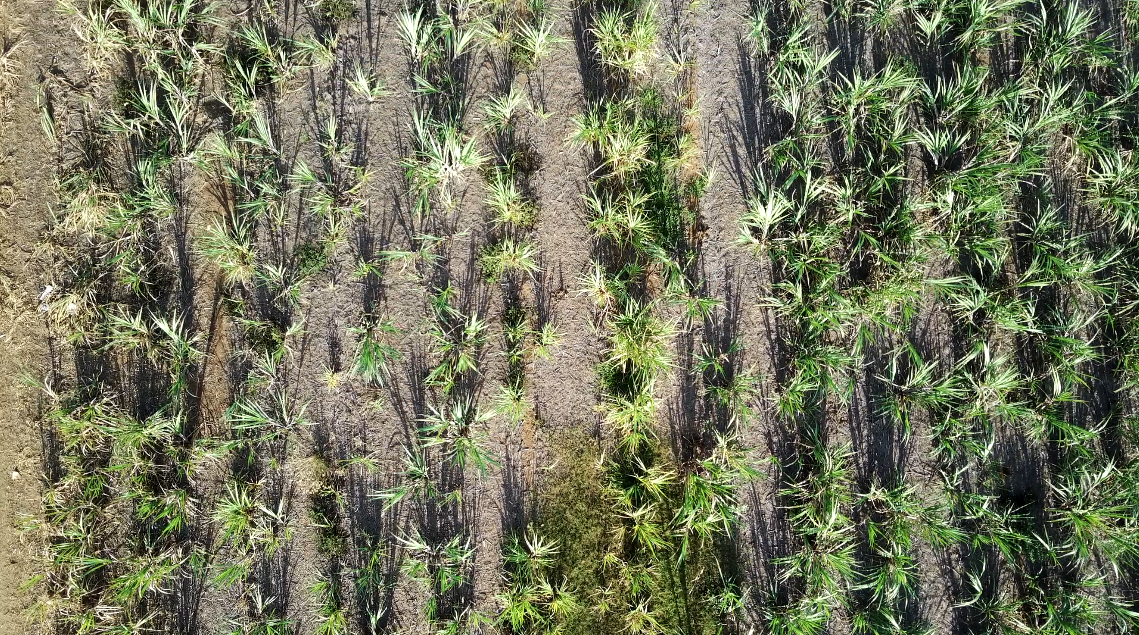
#> input picture cana/core/Input_Images/conf_071.png, 1139 x 635 px
$ python -i projection.py   (imports and definitions only)
#> lines starting #> are read from the running program, lines starting #| are printed output that depends on the picture; after the words box and inside, x2 and y2 are one past the last pixel; in counts of white or black regions, pixels touching at a corner belong together
#> further down, picture is the input picture: shape (635, 1139, 3); mean B, G, R 92.2, 118, 115.1
### cana/support tools/from_other_projects/demeter/colorindex.py
"""
Criado por: Ivan C Perissini
Data: 06/2020
Função: Color and vegetation index functions
Última alteração: 13/11/2020
"""

#!/usr/bin/env python
# -*- coding: utf-8 -*-

import cv2
import numpy as np
import time
import math
import matplotlib.pyplot as plt

def __version__():
    return 'colorindex version: v0.2'

# ======================== SUPPORT TOOLS =========================

# ~~~~~~~~~~~~~~~~~~ Image Basic Information ~~~~~~~~~~~~~~~~~~~
# [7 lines left out: function img_info, not called in this run]


# ~~~~~~~~~~~~~~~~~~ Contrast Adjustment~~~~~~~~~~~~~~~~~~~
def image_adjustment(img, adjust=''):
    data_type = img.dtype

    # Define a escala da imagem
    if data_type == 'uint8':
        max_scale = 255
    else:
        max_scale = 1

    if adjust == 'clip':
        mat = img.clip(min=0, max=max_scale)

    elif adjust == 'raw':
        mat = np.array(img, np.float32)

    else:
        mat = np.array(img, np.float32)
        mat = mat - np.min(mat)  # Ajuste linear
        mat = mat * (max_scale / np.max(mat)) / max_scale  # Ajuste de escala

    return mat


# ~~~~~~~~~~~~~~~~~~ Remove SuperPixel background~~~~~~~~~~~~~~~~~~~
# [19 lines left out: function remove_background, not called in this run]


# ======================== COLOR CONVERSION =========================

# ~~~~~~~~~~~~~~~~~ RGB to rgb ~~~~~~~~~~~~~~~~~~
def RGB2rgb(img):
    mat = np.array(img, np.float32)
    img_rgb = np.copy(mat)
    R = mat[:, :, 0]
    G = mat[:, :, 1]
    B = mat[:, :, 2]

    denominator = R + G + B + 0.01
    img_rgb[:, :, 0] = R / denominator
    img_rgb[:, :, 1] = G / denominator
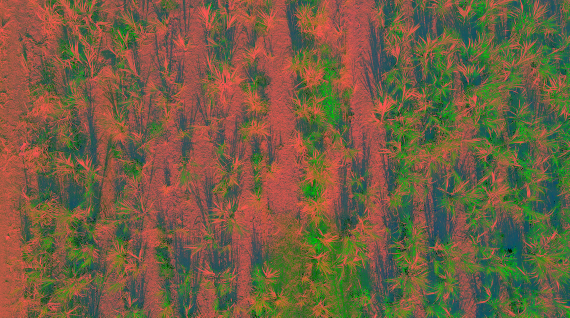
#> img_rgb: shape (635, 1139, 3) float32 (shown at 1/2 size); mean of channels 0, 1, 2 0.262, 0.373, 0.452; drawn as B, G, R
    img_rgb[:, :, 2] = B / denominator
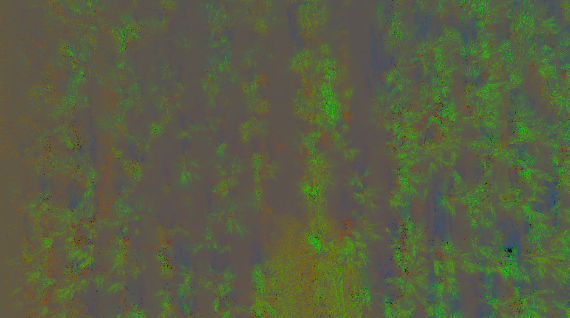
#> img_rgb: shape (635, 1139, 3) float32 (shown at 1/2 size); mean of channels 0, 1, 2 0.262, 0.373, 0.348; drawn as B, G, R

    # Image output conditioning
    img_rgb = img_rgb.clip(min=0, max=1)
    if img.dtype == 'uint8':
        img_rgb = np.array(img_rgb * 255, np.uint8)

    return img_rgb


# ~~~~~~~~~~~~~~~~~ RGB to LAB ~~~~~~~~~~~~~~~~~~
# [47 lines left out: functions RGB2LAB, RGB2LUV, RGB2HSV, not called in this run]


# ~~~~~~~~~~~~~~~~~ RGB to YCrCb ~~~~~~~~~~~~~~~~~~
def RGB2YCrCb(img):
    img_ycrcb = cv2.cvtColor(img, cv2.COLOR_RGB2YCrCb)
    return img_ycrcb


# ~~~~~~~~~~~~~~~~~ RGB to CrCgCb ~~~~~~~~~~~~~~~~~~
# [22 lines left out: function RGB2CrCgCb, not called in this run]


# ~~~~~~~~~~~~~~~~~ RGB to XYZ D65~~~~~~~~~~~~~~~~~~
def RGB2XYZ(img):
    img_xyz = cv2.cvtColor(img, cv2.COLOR_RGB2XYZ)
    return img_xyz


# ~~~~~~~~~~~~~~~~~ RGB to YUV ~~~~~~~~~~~~~~~~~~
def RGB2YUV(img):
    img_yuv = cv2.cvtColor(img, cv2.COLOR_RGB2YUV)
    return img_yuv


# ~~~~~~~~~~~~~~~~~ RGB to I1I2I3 ~~~~~~~~~~~~~~~~~~
# [142 lines left out: functions RGB2I1I2I3, RGB2l1l2l3, RGB2TSL, multiple_conversions, NDI, not called in this run]


# ~~~~~~~~~~~~~~~~~~ Excess Green - ExG ~~~~~~~~~~~~~~~~~~~
def ExG(img, adjust='clip'):
    # Input preparation and channel split
    if img.dtype == 'uint8':
        img = np.array(img, np.float32) / 255

    mat = RGB2rgb(img)
    r = mat[:, :, 0]
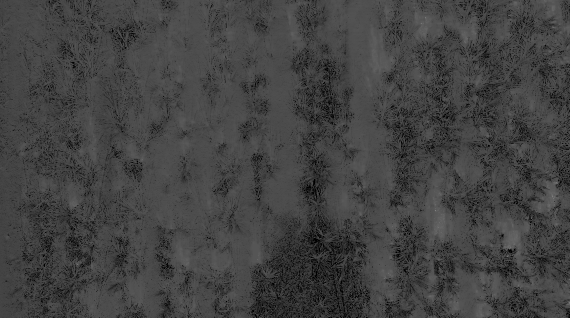
#> r: shape (635, 1139) float32 (shown at 1/2 size); min 0, max 0.733, mean 0.262
    g = mat[:, :, 1]
    b = mat[:, :, 2]
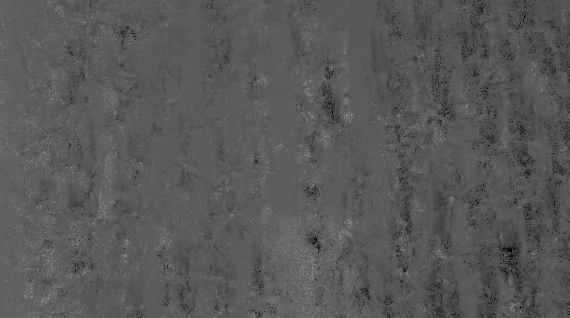
#> b: shape (635, 1139) float32 (shown at 1/2 size); min 0, max 0.863, mean 0.348

    # Index calculation
    img_ExG = 2 * g - r - b

    # Image output conditioning
    img_ExG = image_adjustment(img_ExG, adjust)

    return img_ExG


# ~~~~~~~~~~~~~~~~~~Excess Red - ExR~~~~~~~~~~~~~~~~~~~
# [546 lines left out: functions ExR, CIVE, ExGR, VEG, MExG, COM1 and 20 more, not called in this run]

# ~~~~~~~~~~~~~~~~~~~~~~~~~~~~~~~~~~~~
# ~~~~~~~~~~~~~BACKUP~~~~~~~~~~~~~~~~~
# ~~~~~~~~~~~~~~~~~~~~~~~~~~~~~~~~~~~~

# # #---------USAGE SAMPLE---------

# # Direct usage
# ExG_p = colorindex.ExG(image_t_RGB, adjust='clip')
# ExG_p = colorindex.remove_background(ExG_t, image_t_RGB)

# # Multiple calculations
# mapcolor='RdYlGn'
# # mapcolor = 'gray'
#
# # # Color index
# # approach_list = ['NDI', 'ExG', 'ExR', 'ExGR', 'CIVE', 'VEG', 'MExG', 'COM1', 'COM2']
# # colorindex.multiple_indexes(imageRGB, approach_list, adjust='clip', color_map=mapcolor, show_time=True)
#
# # Alternative color index
# approach_list = ['YmX', 'mA', 'BmA', 'mExU', 'VmU', 'mCrpCb', 'Cg', 'ExCg', 'l3', 'I3']
# colorindex.multiple_indexes(imageRGB, approach_list, adjust='clip', color_map=mapcolor, show_time=True)
#
# # NDVI
# approach_list = ['NDVI']
# colorindex.multiple_indexes(imageNIR, approach_list, adjust='clip', color_map=mapcolor, show_time=True)
#
# # Alternative color conversion
# conversion_list = ['XYZ', 'LAB', 'LUV', 'HSV', 'YCrCb', 'CrCgCb', 'rgb', 'I1I2I3', 'l1l2l3', 'TSL']
# colorindex.multiple_conversions(imageRGB, conversion_list, show_time=True)

### cana/core/projection.py
# Criado por: Raphael P Ferreira
# Data: 21/06/2021

import cv2
import numpy as np
from demeter import sptools
#import matplotlib.pyplot as plt
from scipy.signal import savgol_filter
import common
from demeter import colorindex


# *****************************************************************************************
# *****************************************************************************************

print_on_terminal = False

# [132 lines left out: functions main_projection, vertical_proj, rotate_image, not called in this run]

# *****************************************************************************************
# *****************************************************************************************

def segmentation(img, veg_index='EXCESS_GREEN', type_det='CROP', kernel = 2, debug="false"):

    if veg_index == 'EXCESS_GREEN':
        imgVegIndex = colorindex.ExG(img, adjust='clip')
    elif veg_index == 'EXCESS_GREEN_RED':
        imgVegIndex = colorindex.ExGR(img, adjust='clip')

    imgVegIndex = np.array(255 * imgVegIndex, np.uint8)
    thr1, binary = cv2.threshold(imgVegIndex, 0, 255, cv2.THRESH_BINARY | cv2.THRESH_OTSU)
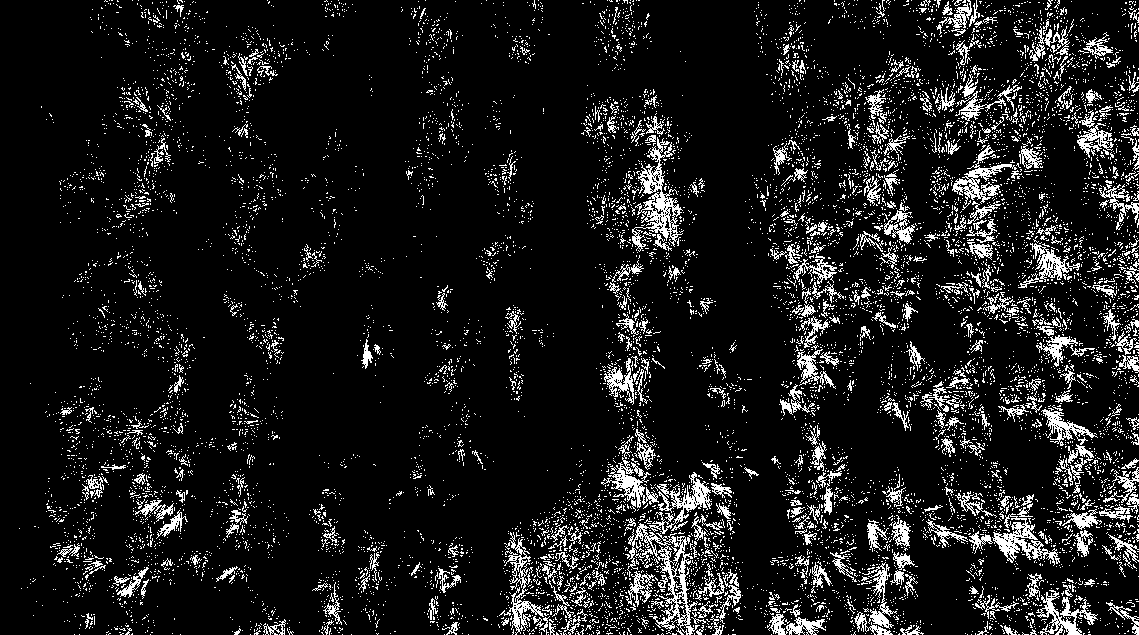
#> binary: shape (635, 1139); 10.3% white in thin lines or dots
#> thr1 = 84

    se1 = cv2.getStructuringElement(cv2.MORPH_RECT, (1*kernel, 1*kernel))
    se3 = cv2.getStructuringElement(cv2.MORPH_ELLIPSE, (kernel*3, kernel*3))
    se5 = cv2.getStructuringElement(cv2.MORPH_RECT, (kernel*4, kernel*4))

    mask = cv2.morphologyEx(binary, cv2.MORPH_CLOSE, se5)
#> mask: shape (635, 1139); 34.1% white; 419 white regions (324 under 20 px), largest, box (x1, y1, x2, y2) and area: (755, 0, 1139, 635) 129513, (492, 90, 747, 635) 51824, (48, 301, 214, 635) 16054
    mask = cv2.morphologyEx(mask, cv2.MORPH_OPEN, se1)
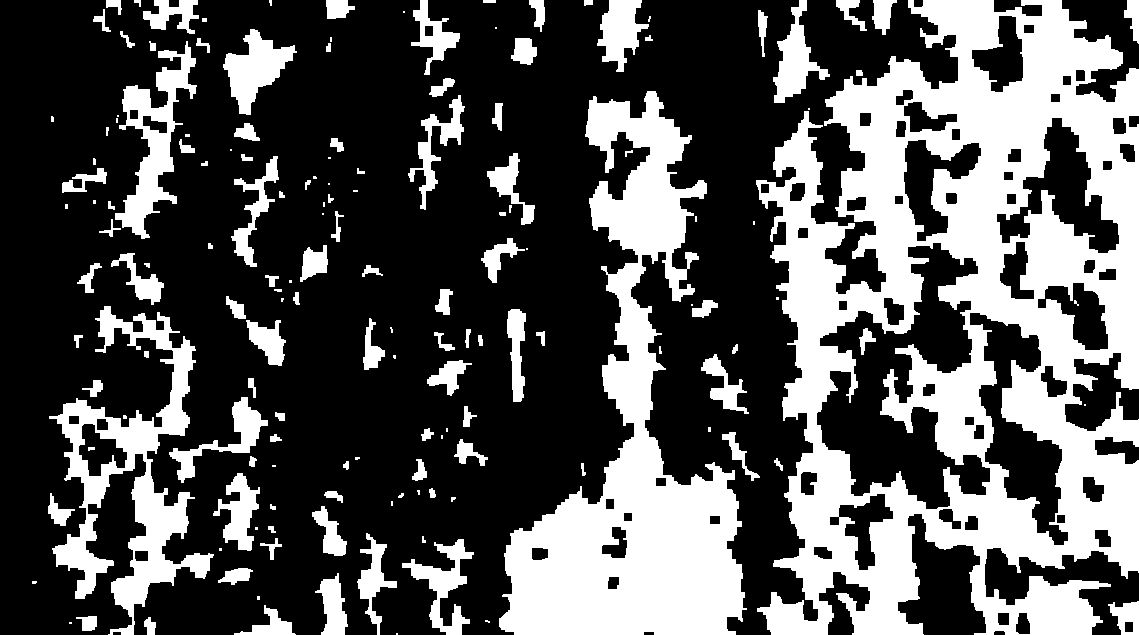
#> mask: shape (635, 1139); 33.6% white; 157 white regions (48 under 20 px), largest, box (x1, y1, x2, y2) and area: (756, 0, 1139, 635) 128316, (499, 91, 747, 635) 51164, (49, 306, 214, 635) 15714

    if type_det == 'CROP':
        if debug == "true":
            sptools.img_show(img, "original", binary, "Otsu", imgVegIndex, "ExG only", mask, "Closing")
        return mask  # if crop
    elif type_det == 'LAND':
        if debug == "true":
            sptools.img_show(img, "original",  cv2.bitwise_not(imgVegIndex), "ExG only",  cv2.bitwise_not(mask), "Inversion from ExG + Closing")
        return cv2.bitwise_not(mask)  # if land

>>> import cv2
>>> picture = cv2.imread('Input_Images/conf_071.png')
>>> result = segmentation(picture)

$ run again, on cana/core/Input_Images/conf_072.png
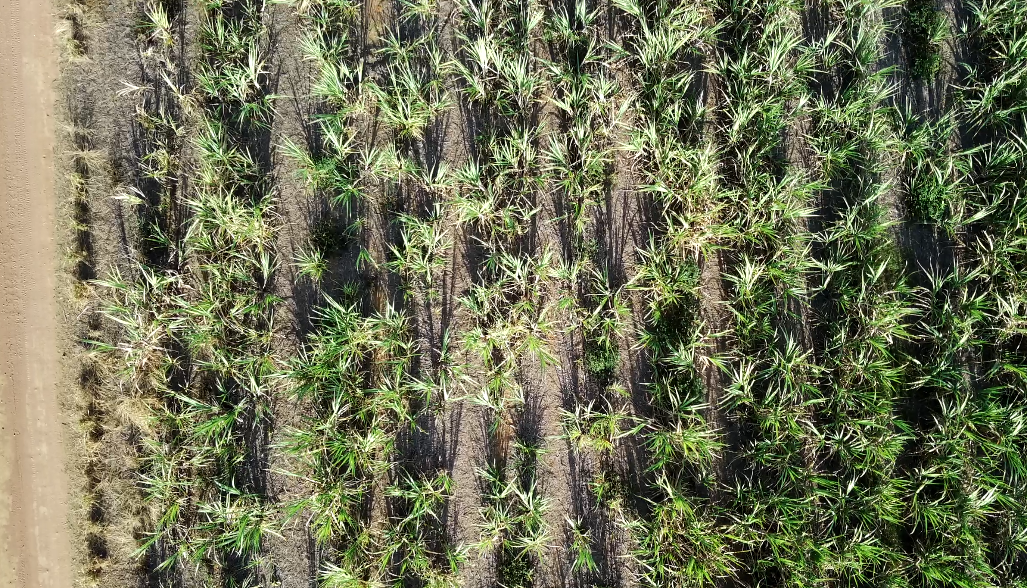
#> input picture cana/core/Input_Images/conf_072.png, 1027 x 588 px
#> picture is the input picture: shape (588, 1027, 3); mean B, G, R 85.4, 113.4, 110.7
#> in segmentation, `thr1, binary = cv2.threshold(imgVegIndex, 0, 255, cv2.THRESH_BINARY | ..`:
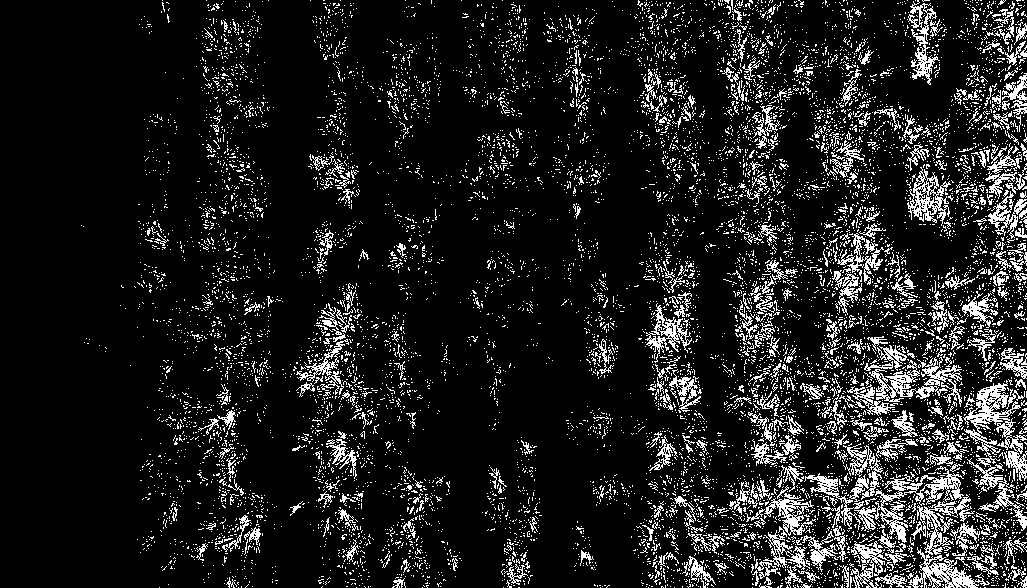
#> binary: shape (588, 1027); 11.8% white in thin lines or dots
#> thr1 = 98
#> in segmentation, `mask = cv2.morphologyEx(mask, cv2.MORPH_OPEN, se1)`:
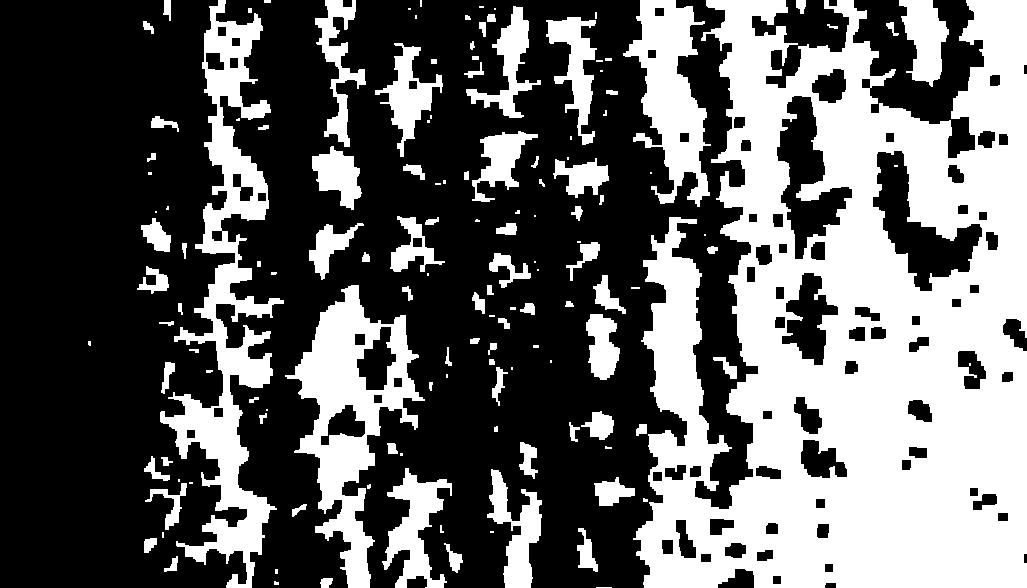
#> mask: shape (588, 1027); 38.8% white; 141 white regions (52 under 20 px), largest, box (x1, y1, x2, y2) and area: (633, 0, 1027, 588) 150631, (160, 0, 284, 588) 20773, (285, 285, 425, 588) 15053

$ run again, on cana/core/Input_Images/conf_073.png
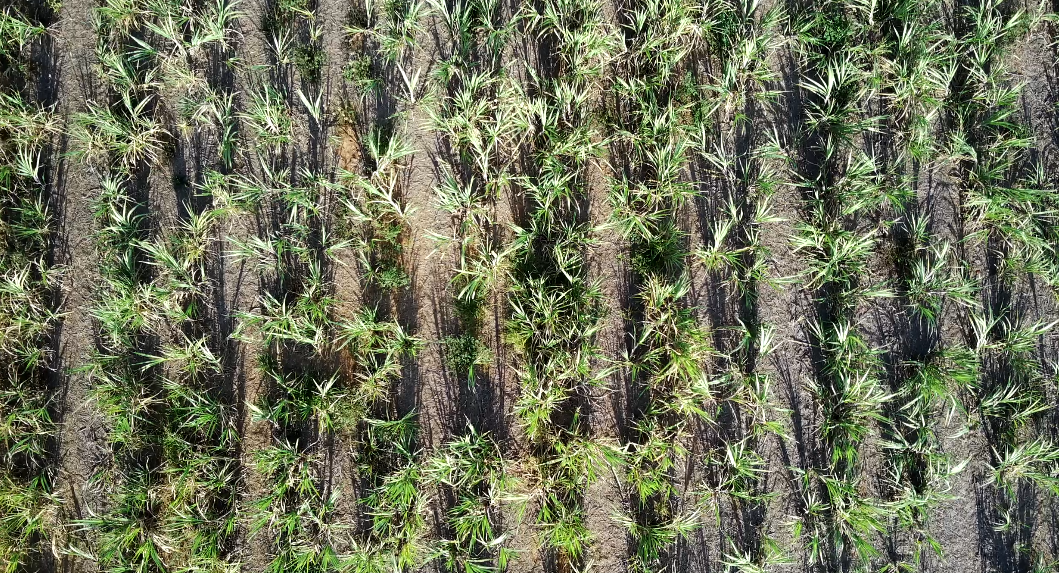
#> input picture cana/core/Input_Images/conf_073.png, 1059 x 573 px
#> picture is the input picture: shape (573, 1059, 3); mean B, G, R 88.8, 113.4, 108.9
#> in segmentation, `thr1, binary = cv2.threshold(imgVegIndex, 0, 255, cv2.THRESH_BINARY | ..`:
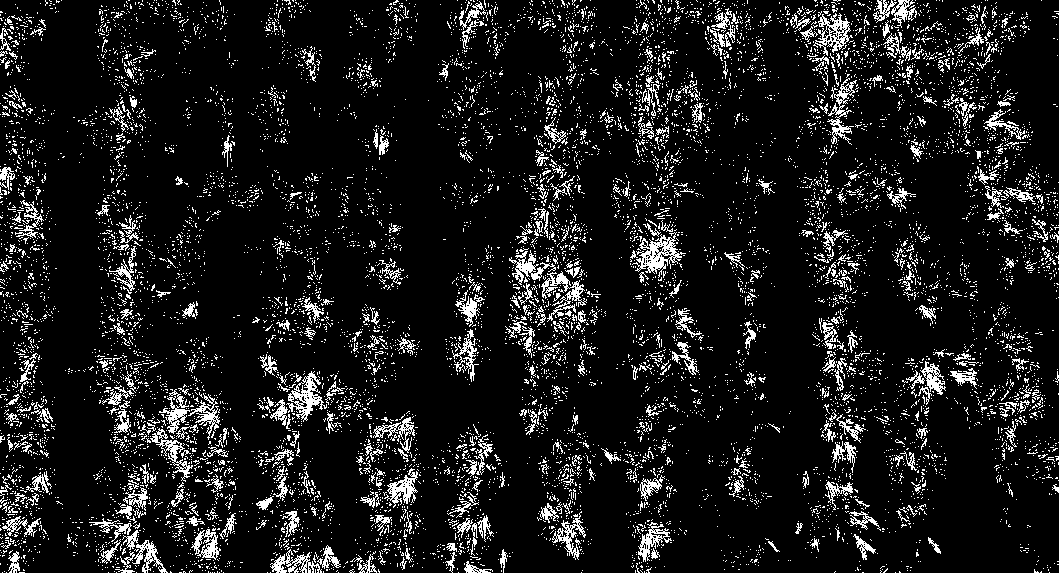
#> binary: shape (573, 1059); 10.3% white in thin lines or dots
#> thr1 = 85
#> in segmentation, `mask = cv2.morphologyEx(mask, cv2.MORPH_OPEN, se1)`:
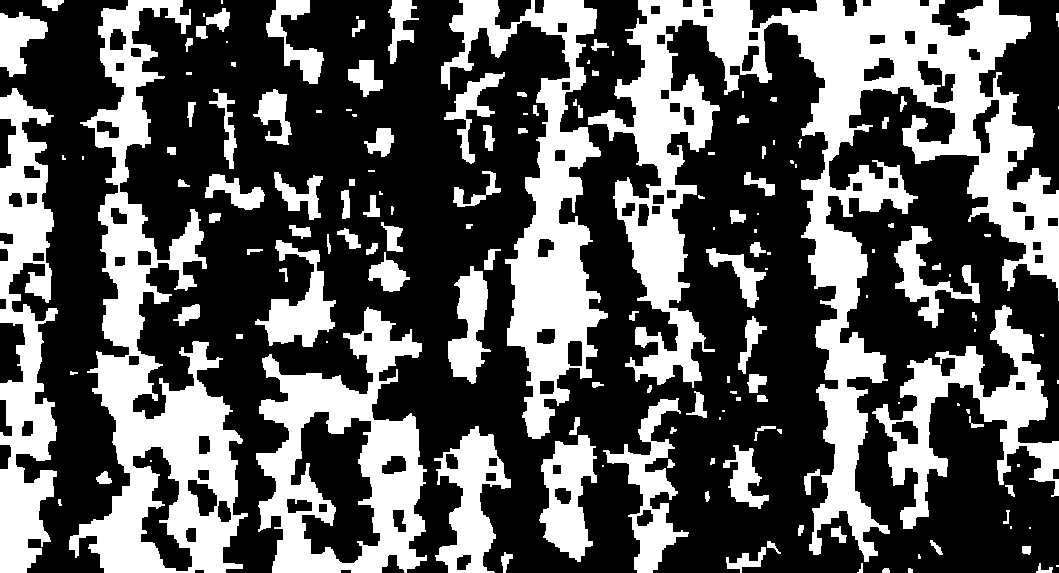
#> mask: shape (573, 1059); 35.8% white; 155 white regions (46 under 20 px), largest, box (x1, y1, x2, y2) and area: (588, 0, 1059, 562) 66400, (69, 0, 248, 573) 34332, (441, 0, 608, 439) 22067
